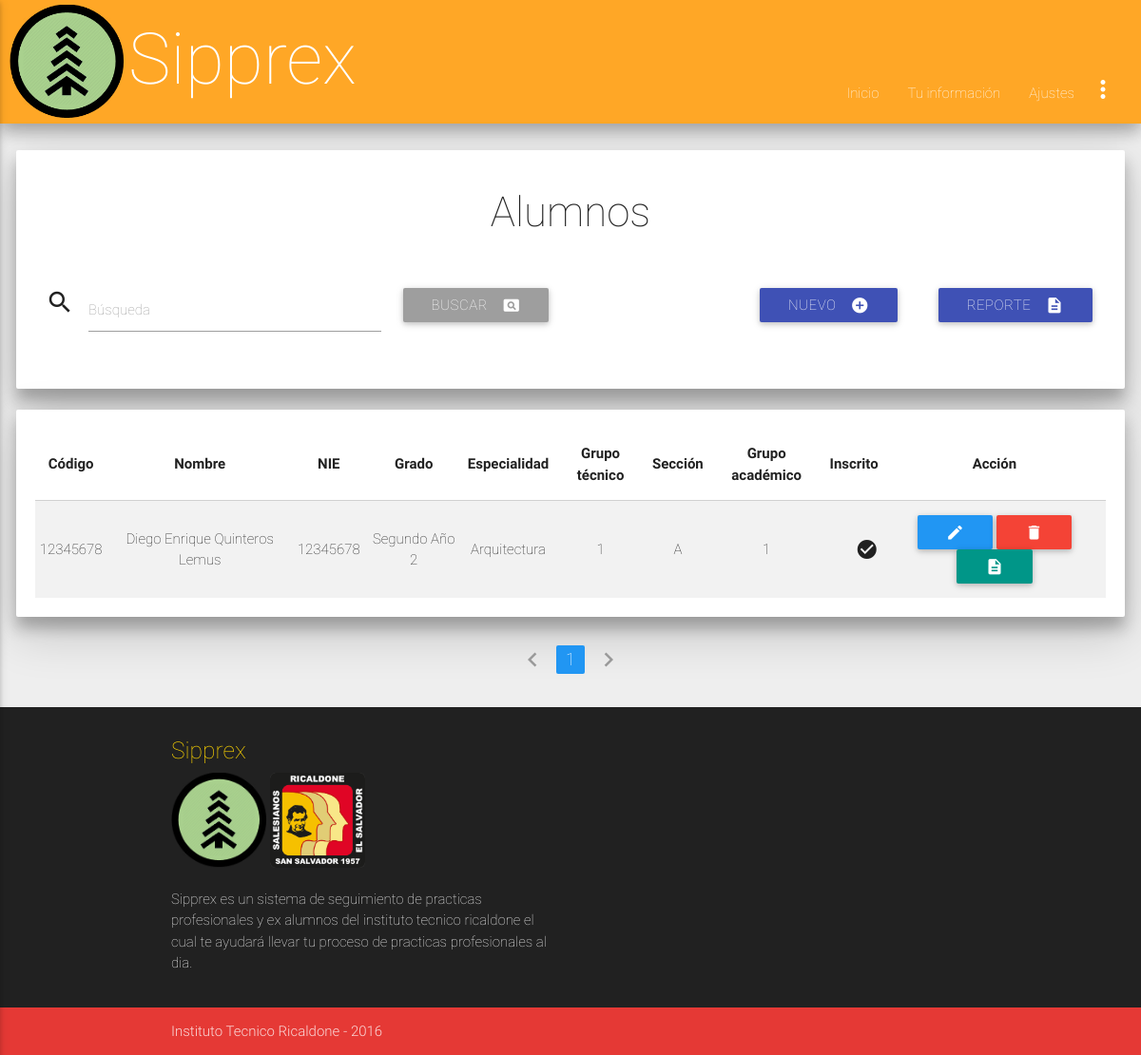
Page /admin/alumnos_index.php (signed in) on the committed database.
### tables this page shows
CREATE TABLE `alumnos` (
  `carnet` int(8) NOT NULL,
  `contraseña` varchar(100) NOT NULL,
  `nie` int(7) DEFAULT NULL,
  `nombre1` varchar(9) DEFAULT NULL,
  `nombre2` varchar(10) DEFAULT NULL,
  `apellido1` varchar(11) DEFAULT NULL,
  `apellido2` varchar(11) DEFAULT NULL,
  `grado` int(2) DEFAULT NULL,
  `especialidad` int(2) DEFAULT NULL,
  `grupo_Tecnic` int(2) DEFAULT NULL,
  `secc` int(2) DEFAULT NULL,
  `grupo_academ` int(2) DEFAULT NULL,
  `inscrito` varchar(9) DEFAULT NULL,
  `pregunta` varchar(50) NOT NULL,
  `respuesta` varchar(25) NOT NULL
);

CREATE TABLE `especialidades` (
  `id_especialidad` int(2) NOT NULL,
  `especialidad` varchar(30) DEFAULT NULL
);

CREATE TABLE `grupo_tecnico` (
  `id_grupo_tec` int(2) NOT NULL,
  `grupo_tec` int(1) DEFAULT NULL
);

CREATE TABLE `secciones` (
  `id_seccion` int(2) NOT NULL,
  `seccion` varchar(1) DEFAULT NULL
);

CREATE TABLE `grupo_academico` (
  `id_grupo_aca` int(2) NOT NULL,
  `grupo_aca` int(1) DEFAULT NULL
);

### bibliotecas/conexion.php (called while the page is built, shortened)
<?php
class Database
{
    private static $connection;
    private static function connect()
    {
        $server = 'localhost';
        $database = 'ssppea';
        $username = 'admin_sipprex';
        $password = 'sipprexricaldone';
        $options = array(PDO::MYSQL_ATTR_INIT_COMMAND => "set names utf8");
        self::$connection = null;
        try
        {
            self::$connection = new PDO("mysql:host=".$server."; dbname=".$database, $username, $password, $options);
            self::$connection->setAttribute(PDO::ATTR_ERRMODE, PDO::ERRMODE_EXCEPTION);
        }
        catch(PDOException $exception)
        {
            die($exception->getMessage());
        }
    }
    private static function desconnect()
    {
        self::$connection = null;
    }
    public static function getRow($query, $values)
    {
        $statement = self::$connection->prepare($query);
        $statement->execute($values);
        return $statement->fetch(PDO::FETCH_BOTH);
    }
    public static function getRows($query, $values)
    {
        $statement = self::$connection->prepare($query);
        $statement->execute($values);
        return $statement->fetchAll(PDO::FETCH_BOTH);
    }
}
?>

### admin/alumnos_index.php (the view, shortened to what this page needs)
<?php
 require("../bibliotecas/conexion.php");
 ?>
<!DOCTYPE html>
<html lang="es">
	<head>
		<?php include '../inc/styles.php'; ?>
	</head>
	<body class='grey lighten-3'>
		<?php
		 include("../inc/nav.php")
		 ?>
		<div class="card-panel paneles z-depth-3">
			<div class="titulo">
				<h3>Alumnos</h3>
			</div>
			<br>
			<form method='post' autocomplete="off" class='row'>
				<div class='input-field col s6 m4'>
					<i class='material-icons prefix'>search</i>
					<input class='tooltipped' data-position='bottom' data-delay='25' data-tooltip='Ingrese datos para buscar' id='buscar' autocomplete="off" type='text' name='buscar' class='validate'/>
					<label for='buscar' class='active'>Búsqueda</label>
				</div>
				<div class='input-field col s6 m4'>
					<button type='submit' class='btn grey left'><i class='material-icons right'>pageview</i>Buscar</button>
				</div>
				<div class='input-field col s12 m2'>
					<a href='alumnos_save.php' class='btn indigo'><i class='material-icons right'>add_circle</i>Nuevo</a>
				</div>
				<div class='input-field col s12 m2'>
					<a href='carnet_contrase.php' class='btn indigo'><i class='material-icons right'>description</i>Reporte</a>
				</div>
			</form>
		</div>
		<?php
		$page = null;
        if($page == null) {
            $page = 1;
        }
        if($page == "" || $page == "1")
        {
            $page1 = 0;
        }
        else {
            $page1 = ($page*20)-20;
        }
		if(!empty($_POST))
		{
			$search = strip_tags(trim($_POST['buscar']));
			$sql = "SELECT * FROM alumnos, años, especialidades, grupo_tecnico, secciones, grupo_academico WHERE alumnos.grado = años.id_año AND alumnos.especialidad = especialidades.id_especialidad AND alumnos.grupo_Tecnic = grupo_tecnico.id_grupo_tec AND alumnos.secc = secciones.id_seccion AND alumnos.grupo_academ = grupo_academico.id_grupo_aca AND apellido1 LIKE ? ORDER BY carnet LIMIT $page1,20";
			$params = array("%$search%");
		}
		else
		{
			$sql = "SELECT * FROM alumnos, años, especialidades, grupo_tecnico, secciones, grupo_academico WHERE alumnos.grado = años.id_año AND alumnos.especialidad = especialidades.id_especialidad AND alumnos.grupo_Tecnic = grupo_tecnico.id_grupo_tec AND alumnos.secc = secciones.id_seccion AND alumnos.grupo_academ = grupo_academico.id_grupo_aca ORDER BY carnet LIMIT $page1,20";
			$params = null;
		}
		$data = Database::getRows($sql, $params);
		if($data != null)
		{
			$tabla = 	"<div class='card-panel paneles z-depth-3'>
							<table class='centered striped responsive-table'>
								<thead>
									<tr>
										<th>Código</th>
										<th>Nombre</th>
										<th>NIE</th>
										<th>Grado</th>
										<th>Especialidad</th>
										<th>Grupo técnico</th>
										<th>Sección</th>
										<th>Grupo académico</th>
										<th>Inscrito</th>
										<th>Acción</th>
									</tr>
								</thead>
								<tbody>";
				foreach($data as $row)
				{
					$tabla .= 	"<tr>
									<td>$row[carnet]</td>
									<td>".htmlspecialchars($row['nombre1']).""." "."".htmlspecialchars($row['nombre2']).""." "."".htmlspecialchars($row['apellido1']).""." "."".htmlspecialchars($row['apellido2'])."</td>
									<td>".htmlspecialchars($row['nie'])."</td>
									<td>".htmlspecialchars($row['año'])."</td>
									<td>".htmlspecialchars($row['especialidad'])."</td>
									<td>".htmlspecialchars($row['grupo_tec'])."</td>
									<td>".htmlspecialchars($row['seccion'])."</td>
									<td>".htmlspecialchars($row['grupo_aca'])."</td>";
					if($row['inscrito'] == "VERDADERO"){
						$tabla .= "<td><i class='material-icons right'>check_circle</i></td>";
					}
					else{
						$tabla .= "<td><i class='material-icons right'>cancel</i></td>";
					}
					$tabla .=	"<td>
										<a href='alumnos_save.php?id=".base64_encode($row['carnet'])."' class='btn blue'><i class='material-icons'>edit</i></a>
										<a href='alumnos_delete.php?id=".base64_encode($row['carnet'])."' class='btn red'><i class='material-icons'>delete</i></a>
										<a href='reporte_por_alumno.php?id=".base64_encode(htmlspecialchars($row['carnet']))."' class='btn  teal'><i class='material-icons'>description</i></a>
									</td>
								</tr>";
				}
				$tabla .= "</tbody>
						</table>
					</div>";
			print($tabla);
		}
		else
		{
			print("<br><div class='card-panel paneles'><i class='material-icons left'>warning</i>No hay registros.</div>");
		}
	?>
	<ul class="pagination center-align">
	<?php
	$cons2 = ("SELECT COUNT(carnet) FROM alumnos");
            $parametros = null;
            $filas = Database::getRow($cons2, $parametros);
            $filas = $filas[0]/20;
            $filas = ceil($filas);
                if($page == 1)
                {
                    $pagi = "<li class='disabled'><a><i class='material-icons'>chevron_left</i></a></li>";
                }
                else {
                    $page2 = $page - 1;
                    $pagi = "<li class='waves-efect'><a href='alumnos_index.php?page=".base64_encode($page2)."'><i class='material-icons'>chevron_left</i></a></li>";
                }
                for($i = 1; $i<=$filas; $i++) {
                    if($page==$i)
                    {
                     $pagi .= "<li class='active blue'><a href='alumnos_index.php?page=".base64_encode($i)."'>$i</a></li>";
                    }
                    else{
                        $pagi .= "<li class='waves-effect'><a href='alumnos_index.php?page=".base64_encode($i)."'>$i</a></li>";
                    }
                }
                if($page == $filas)
                {
                    $pagi .= "<li class='disabled'><a><i class='material-icons'>chevron_right</i></a></li>";
                }
                else {
                    $page2 = $page + 1;
                    $pagi .= "<li class='waves-efect'><a href='alumnos_index.php?page=".base64_encode($page2)."'><i class='material-icons'>chevron_right</i></a></li>";
                }
                print($pagi);
	?>
	</ul>
	</body>
	<?php require("../inc/footer.php"); ?>
</html>

### css/dropdown-width.css (style rules this page uses)
body { display: flex; min-height: 100vh; flex-direction: column; }
nav, a, img, ul, li { transition: all 0.5s; -moz-transition: all 0.5s; -webkit-transition: all 0.5s; -o-transition: all 0.5s; }

### css/css.css (style rules this page uses)
.paneles { margin-left: 1.4%; margin-right: 1.4%; }
.titulo { text-align: center; }

### rows in the picture
alumnos: carnet "12345678", nombre1 "Diego", nombre2 "Enrique", apellido1 "Quinteros", apellido2 "Lemus", nie "12345678", grado.año "Segundo Año 2", especialidad.especialidad "Arquitectura", grupo_Tecnic.grupo_tec "1", secc.seccion "A", grupo_academ.grupo_aca "1", inscrito "VERDADERO" (drawn)
